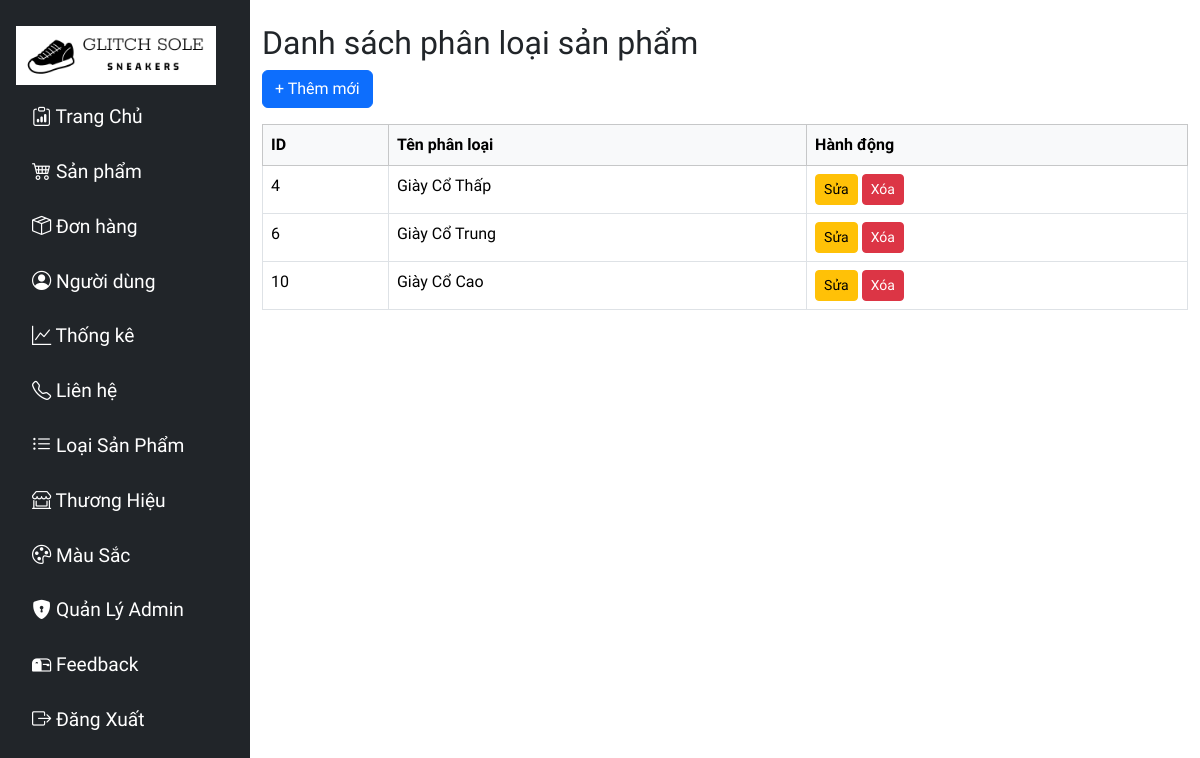
Screenshot of /view/admin/classify.php (signed in) with the database file from the repository.
### tables this page shows
CREATE TABLE `loaisanpham` (
  `MAL_SP` int(11) NOT NULL,
  `TEN_LOAISP` varchar(30) NOT NULL,
  `TRANGTHAI` int(11) DEFAULT 1
);

### view/admin/classify.php (the view, shortened to what this page needs)
<?php
include_once("../layout/sidebar.php");
include_once("../../config/config.php");
$sql = "SELECT * FROM loaisanpham";
$result = mysqli_query($conn, $sql);
?>
<div class="container mt-4">
    <h2>Danh sách phân loại sản phẩm</h2>
    <a href="classify-add.php" class="btn btn-primary mb-3">+ Thêm mới</a>
    <table class="table table-bordered">
        <thead class="table-light">
            <tr>
                <th>ID</th>
                <th>Tên phân loại</th>
                <th>Hành động</th>
            </tr>
        </thead>
        <tbody>
            <?php
            if (mysqli_num_rows($result) > 0) {
                while ($row = mysqli_fetch_assoc($result)) { ?>
                    <tr>
                        <td><?php echo isset($row['MAL_SP']) ? $row['MAL_SP'] : 'Không có ID'; ?></td>
                        <td><?php echo isset($row['TEN_LOAISP']) ? $row['TEN_LOAISP'] : 'Không có tên phân loại'; ?></td>
                        <td>
                            <a href="classify-edit.php?MAL_SP=<?php echo $row['MAL_SP']; ?>" class="btn btn-warning btn-sm">Sửa</a>
                            <a href="classify-delete.php?MAL_SP=<?php echo $row['MAL_SP']; ?>" class="btn btn-danger btn-sm" onclick="return confirm('Xóa phân loại này?');">Xóa</a>
                        </td>
                    </tr>
                <?php
                }
            } else {
                ?>
                <tr>
                    <td colspan="3" class="text-center">Không có phân loại sản phẩm nào.</td>
                </tr>
            <?php
            }
            ?>
        </tbody>
    </table>
</div>

### view/layout/sidebar.php (style rules this page uses)
* { font-family: 'Lexend'; }
body { overflow-x: hidden; }

### rows the page displays
loaisanpham: MAL_SP "4", TEN_LOAISP "Giày Cổ Thấp"
loaisanpham: MAL_SP "6", TEN_LOAISP "Giày Cổ Trung"
loaisanpham: MAL_SP "10", TEN_LOAISP "Giày Cổ Cao"
